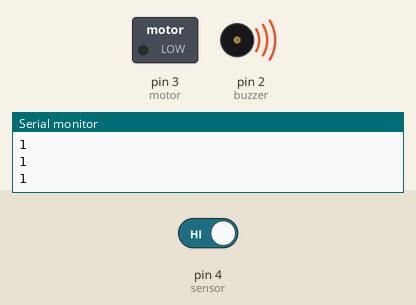
This sketch was run on a simulated Arduino Uno, built with avr-gcc and run on an emulated ATmega328P. On the bench: switched loads named in the sketch (green lamp = pin HIGH), buzzer (waves = sounding, pin HIGH), the last lines printed to the serial monitor. Inputs (shaded band) come from the test bench; at power-on: pin 4 (sensor) HIGH.

Above: at 2.8 s.
2.9 s: pin 4 (sensor) driven LOW
At 6.7 s:
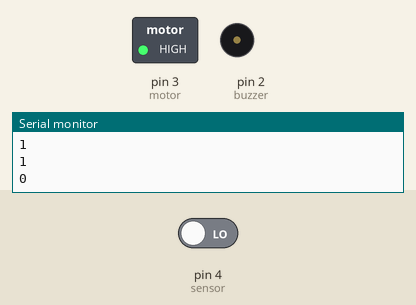
7.0 s: pin 4 (sensor) driven HIGH
At 11.7 s:
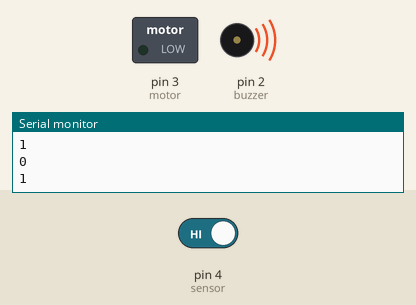
Timing chart, 0 to 13.2 s (numbered marks = the images above; inputs shaded):
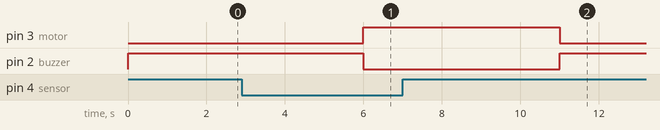

Measured:
- after the input at 2.9 s, pin 3 (motor): LOW → HIGH after 3.1 s; pin 2 (buzzer): HIGH → LOW after 3.1 s
- after the input at 7.0 s, pin 3 (motor): HIGH → LOW after 4.0 s; pin 2 (buzzer): LOW → HIGH after 4.0 s

The sketch:

code.ino
```cpp
int sensor = 4;
int buzzer = 2;
int motor = 3;
void setup()
{
  Serial.begin(9600);
  pinMode(buzzer, OUTPUT);
  pinMode(sensor,INPUT);
  pinMode(motor,OUTPUT);
  digitalWrite(motor,HIGH);
}
void loop() {
  int Status = digitalRead(sensor);
  Serial.println(Status);
  if(Status == 0)
  {
   delay(3000);
    digitalWrite(buzzer,LOW);
    digitalWrite(motor,HIGH);
    delay(5000);
  }
  else
  {
    digitalWrite(buzzer,HIGH);
    digitalWrite(motor,LOW);
    delay(1000);
  }
}
```
